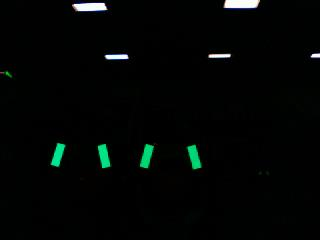
#> input picture CargoStraightDark90in.jpg, 320 x 240 px
$ python -i TestingDraft.py   (imports and definitions only)   (older library calls are emulated)
#> lines starting #> are read from the running program, lines starting #| are printed output that depends on the picture; after the words box and inside, x2 and y2 are one past the last pixel; in counts of white or black regions, pixels touching at a corner belong together
#> further down, picture is the input picture: shape (240, 320, 3); mean B, G, R 4.7, 6, 3.1
#!/usr/bin/env python3

###Hybridization work-in-progress.

#System imports
import sys
import imp

#Module imports
import cv2 as cv
import numpy as np
import datetime
import time
import logging
import argparse
from operator import itemgetter
import math
import cscore as cs
from cscore import CameraServer

#Set up basic logging
# [1 line not run here, left out]

#Initialize operating constants
imgWidth = 640
imgHeight = 480
imgBrightness = .5
cameraFieldOfView = 27.3

#Initialize variables to return through network tables
#What all should go here?

#Define program control flags
writeVideo = False

#Define image processing method
def process_image(imgRaw, hsvMin, hsvMax):

    #Blur image to remove noise
#> called with hsvMin = (0, 0, 68), hsvMax = (192, 100, 255)
    blur = cv.GaussianBlur(imgRaw.copy(),(7,7),0)

    #Convert from BGR to HSV colorspace
    hsv = cv.cvtColor(blur, cv.COLOR_BGR2HSV)
#> hsv: shape (240, 320, 3); mean H, S, V 30, 94, 6.2

    #Set pixels to white if in target
    #HSV range, else set to black
    mask = cv.inRange(hsv, hsvMin, hsvMax)
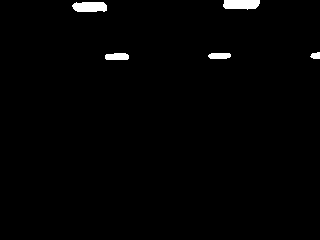
#> mask: shape (240, 320); 1.2% white; 5 white regions, box (x1, y1, x2, y2) and area: (223, 0, 260, 10) 316, (72, 2, 107, 12) 312, (105, 53, 129, 60) 152, (208, 53, 231, 59) 125, (310, 52, 320, 59) 55
    mask = cv.erode(mask, None, iterations=2)
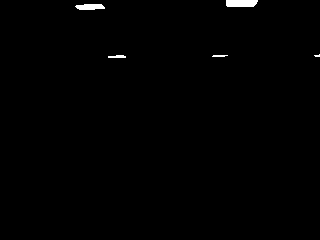
#> mask: shape (240, 320); 0.58% white; 5 white regions (1 under 20 px), largest, box (x1, y1, x2, y2) and area: (226, 0, 258, 7) 212, (75, 4, 105, 10) 147, (108, 55, 126, 58) 44, (212, 55, 228, 57) 28
    mask = cv.dilate(mask, None, iterations=2)
#> mask: shape (240, 320); 1.2% white; 5 white regions

    #Find contours in mask
    _, contours, _ = cv.findContours(mask,cv.RETR_EXTERNAL,cv.CHAIN_APPROX_SIMPLE)
#> contours = 5 contours; box (x1, y1, x2, y2) and area: (224, 0, 260, 9) 270, (73, 2, 107, 12) 268, (106, 53, 128, 60) 117, (210, 53, 230, 59) 92, (312, 52, 320, 59) 37

    return contours


#Define processing class
# [64 lines left out: function detect_ball_target, not called in this run]


#Define floor alignment tape detection method
def detect_floor_tape(imgRaw):

    #Define constraints for detecting floor tape
    floorTapeWidth = 2.0 #in inches
    floorTapeLength = 18.0 #in inches
    minTapeArea = 100 #in square px, can be tweaked if needed

    #Define HSV range for white alignment tape
    tapeHSVMin = (0, 0, 68)
    tapeHSVMax = (192, 100, 255)

    #Values to be returned
    targetX = -1
    targetY = -1
    targetW = -1
    targetH = -1
    foundTape = False

    #Find alignment tape in image
    tapeContours = process_image(imgRaw, tapeHSVMin, tapeHSVMax)
#> tapeContours has the same summary as contours in process_image

    #Continue with processing if alignment tape found
    if len(tapeContours) > 0:

        #find the largest contour and check it against the mininum tape area
        largestContour = max(tapeContours, key=cv.contourArea)
#> largestContour = [[224, 0], [224, 7], [225, 8], [255, 8], [258, 5], [258, 4], [259, 3], [259, 0]]

        if cv.contourArea(largestContour) > minTapeArea:

            targetX, targetY, targetW, targetH = cv.boundingRect(largestContour)
#> targetX = 224; targetY = 0; targetW = 36; targetH = 9
            foundTape = True

    cv.rectangle(imgRaw,(targetX,targetY),(targetX+targetW,targetY+targetH),(100,0,255),1)
#> imgRaw: shape (240, 320, 3); 0.12% of pixels changed, all inside (x1, y1, x2, y2) = (224, 0, 261, 10)

    return targetX, targetY, targetW, targetH, foundTape


#Define contour detector function
# [233 lines left out: functions detect_vision_targets, main, not called in this run]


#define main function
# [2 lines not run here, left out]

>>> import cv2
>>> picture = cv2.imread('CargoStraightDark90in.jpg')
>>> result = detect_floor_tape(picture)
#> result = (224, 0, 36, 9, True)
